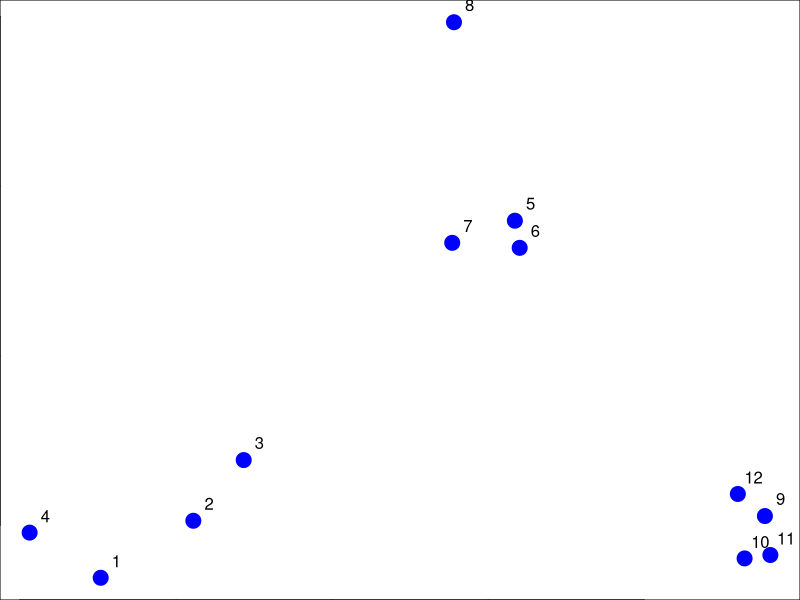
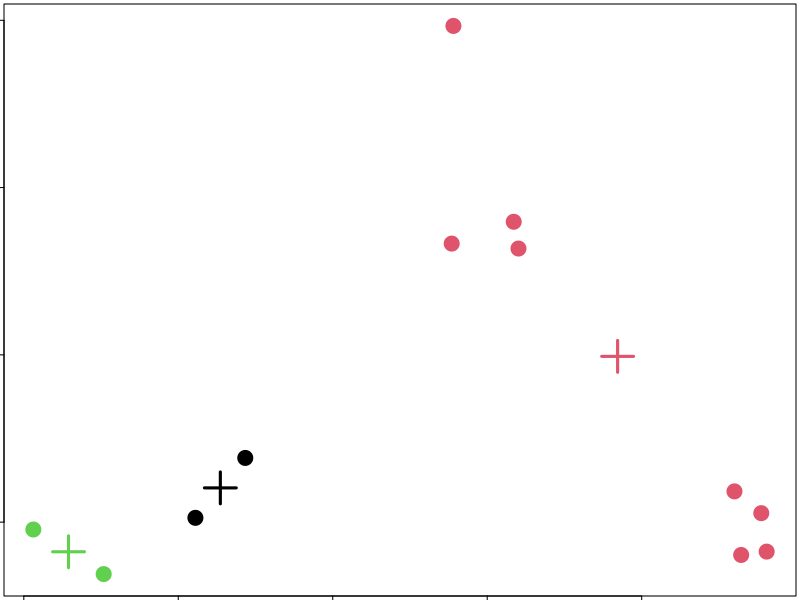

Reproduce these figures in R, in order.
set.seed(1234)
par(mar = c(0,0,0,0))

x <- rnorm(12, mean= rep(1:3,each=4), sd=.2)

y <- rnorm(12, mean= rep(c(1,2,1),each=4), sd =.2)

plot(x,y,col="blue", pch=19, cex=2)
text(x + 0.05, y + 0.05, labels = as.character(1:12))

dataFrame <- data.frame(x,y)

kmeansObj <- kmeans(dataFrame,centers=3)

par(mar = rep(0.2, 4))
plot(x, y, col = kmeansObj$cluster, pch = 19, cex = 2)
points(kmeansObj$centers, col = 1:3, pch = 3, cex = 3, lwd = 3)